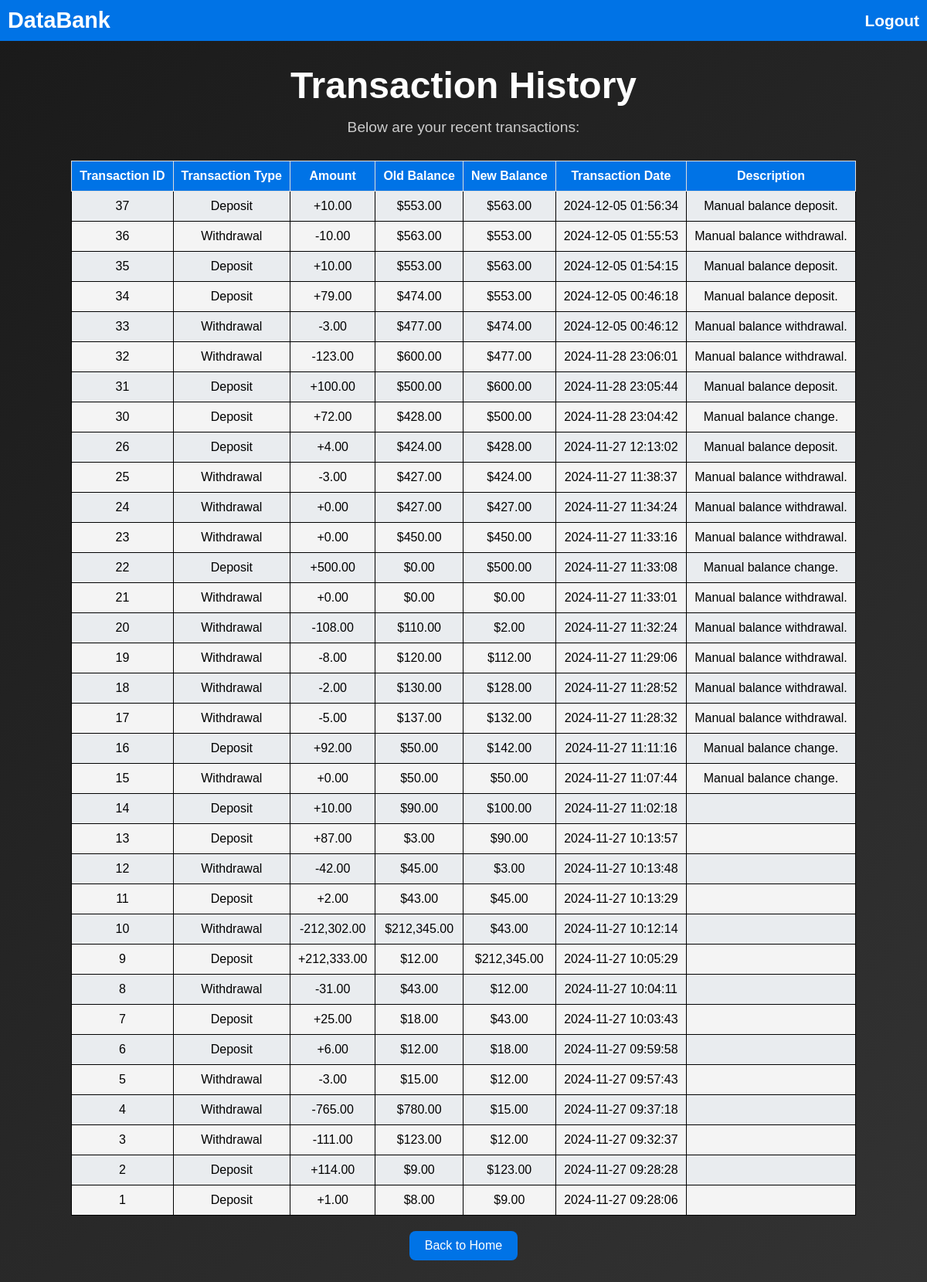
The page /transactions.php (signed in) on the database its author committed.
### tables this page shows
CREATE TABLE `Transactions` (
  `TransactionID` int(11) NOT NULL,
  `AccountID` int(11) NOT NULL,
  `TransactionType` enum('Deposit','Withdrawal') DEFAULT NULL,
  `Amount` decimal(15,2) DEFAULT NULL,
  `OldBalance` decimal(15,2) DEFAULT NULL,
  `NewBalance` decimal(15,2) DEFAULT NULL,
  `TransactionDate` timestamp NOT NULL DEFAULT current_timestamp(),
  `Description` text DEFAULT NULL
);

### transactions.php (the view, shortened to what this page needs)
<?php
include('config.php');
$conn = new mysqli($servername, $username, $password, $dbname);
$accountID = $_SESSION['AccountID'] ?? null;
$sql = "SELECT TransactionID, TransactionType, Amount, OldBalance, NewBalance, TransactionDate, Description
        FROM Transactions WHERE AccountID = ? ORDER BY TransactionDate DESC";
$stmt = $conn->prepare($sql);
$stmt->bind_param("i", $accountID);
$stmt->execute();
$result = $stmt->get_result();
$transactions = [];
while ($row = $result->fetch_assoc()) {
    $transactions[] = $row;
}
?>
<!DOCTYPE html>
<html lang="en">
<head>
    <link rel="stylesheet" href="styles.css">
</head>
<body class="transactions-page">
    <div class="navbar">
        <a href="home.php" class="navbar-brand">DataBank</a>
        <a href="DataBank.php" class="logout">Logout</a>
    </div>
    <div class="container">
        <h1 class="title">Transaction History</h1>
        <p class="description">Below are your recent transactions:</p>
        <div class="table-wrapper">
            <table class="transaction-table">
                <tr>
                    <th>Transaction ID</th>
                    <th>Transaction Type</th>
                    <th>Amount</th>
                    <th>Old Balance</th>
                    <th>New Balance</th>
                    <th>Transaction Date</th>
                    <th>Description</th>
                </tr>
                <?php foreach ($transactions as $transaction): ?>
                <tr>
                    <td><?php echo htmlspecialchars($transaction['TransactionID']); ?></td>
                    <td><?php echo htmlspecialchars($transaction['TransactionType']); ?></td>
                    <td>
                        <?php
                        $amount = $transaction['NewBalance'] - $transaction['OldBalance'];
                        $amountSign = ($amount >= 0) ? "+" : "-";
                        echo $amountSign . number_format(abs($amount), 2);
                        ?>
                    </td>
                    <td>$<?php echo number_format($transaction['OldBalance'], 2); ?></td>
                    <td>$<?php echo number_format($transaction['NewBalance'], 2); ?></td>
                    <td><?php echo htmlspecialchars($transaction['TransactionDate']); ?></td>
                    <td><?php echo htmlspecialchars($transaction['Description']); ?></td>
                </tr>
                <?php endforeach; ?>
            </table>
        </div>
        <a href="home.php" class="back-button">Back to Home</a>
    </div>
</body>
</html>

### styles.css (style rules this page uses)
* { margin: 0; padding: 0; box-sizing: border-box; font-family: 'Arial', sans-serif; }
body { background: linear-gradient(135deg, #1a1a1a, #333333); background-size: auto; background-repeat: repeat-y; background-attachment: fixed; color: #fff; display: flex; flex-direction: column; justify-content: flex-start; align-items: center; overflow: auto; min-height: 100%; }
.navbar { width: 100%; background-color: #0073e6; padding: 10px 10px; display: flex; justify-content: space-between; align-items: center; }
.navbar-brand { font-size: 1.8rem; color: white; text-decoration: none; font-weight: bold; transition: color 0.3s ease; }
.logout { font-size: 1.3rem; color: white; text-decoration: none; font-weight: bold; transition: color 0.3s ease; }
.container { text-align: center; width: 100%; max-width: 600px; margin-top: 30px; }
.title { font-size: 3rem; font-weight: 700; margin-bottom: 1rem; color: #fff; }
.description { font-size: 1.2rem; margin-bottom: 2rem; color: #ccc; }
.back-button { display: inline-block; margin-top: 20px; background-color: #0073e6; color: white; padding: 10px 20px; text-decoration: none; border-radius: 8px; text-align: center; }
.transactions-page { overflow-y: auto; padding-bottom: 30px; }
.table-wrapper { display: flex; justify-content: center; width: 100%; margin-top: 20px; }
.transaction-table { width: 80%; border-collapse: collapse; }
.transaction-table th, .transaction-table td { padding: 10px; text-align: center; border: 1px solid #ddd; white-space: nowrap; }
.transaction-table th { background-color: #0073e6; color: white; }
.transaction-table td { background-color: #f4f4f4; color: black; border: 1px solid black; }
.transaction-table tr:nth-child(even) td { background-color: #e9ecef; }

### rows shown on the page
transactions: TransactionID "37", TransactionType "Deposit", amountSign "+", abs($amount) "10.00", OldBalance "553.00", NewBalance "563.00", TransactionDate "2024-12-05 01:56:34", Description "Manual balance deposit."
transactions: TransactionID "36", TransactionType "Withdrawal", amountSign "-", abs($amount) "10.00", OldBalance "563.00", NewBalance "553.00", TransactionDate "2024-12-05 01:55:53", Description "Manual balance withdrawal."
transactions: TransactionID "35", TransactionType "Deposit", amountSign "+", abs($amount) "10.00", OldBalance "553.00", NewBalance "563.00", TransactionDate "2024-12-05 01:54:15", Description "Manual balance deposit."
transactions: TransactionID "34", TransactionType "Deposit", amountSign "+", abs($amount) "79.00", OldBalance "474.00", NewBalance "553.00", TransactionDate "2024-12-05 00:46:18", Description "Manual balance deposit."
transactions: TransactionID "33", TransactionType "Withdrawal", amountSign "-", abs($amount) "3.00", OldBalance "477.00", NewBalance "474.00", TransactionDate "2024-12-05 00:46:12", Description "Manual balance withdrawal."
transactions: TransactionID "32", TransactionType "Withdrawal", amountSign "-", abs($amount) "123.00", OldBalance "600.00", NewBalance "477.00", TransactionDate "2024-11-28 23:06:01", Description "Manual balance withdrawal."
transactions: TransactionID "31", TransactionType "Deposit", amountSign "+", abs($amount) "100.00", OldBalance "500.00", NewBalance "600.00", TransactionDate "2024-11-28 23:05:44", Description "Manual balance deposit."
transactions: TransactionID "30", TransactionType "Deposit", amountSign "+", abs($amount) "72.00", OldBalance "428.00", NewBalance "500.00", TransactionDate "2024-11-28 23:04:42", Description "Manual balance change."
transactions: TransactionID "26", TransactionType "Deposit", amountSign "+", abs($amount) "4.00", OldBalance "424.00", NewBalance "428.00", TransactionDate "2024-11-27 12:13:02", Description "Manual balance deposit."
transactions: TransactionID "25", TransactionType "Withdrawal", amountSign "-", abs($amount) "3.00", OldBalance "427.00", NewBalance "424.00", TransactionDate "2024-11-27 11:38:37", Description "Manual balance withdrawal."
transactions: TransactionID "24", TransactionType "Withdrawal", amountSign "+", abs($amount) "0.00", OldBalance "427.00", NewBalance "427.00", TransactionDate "2024-11-27 11:34:24", Description "Manual balance withdrawal."
transactions: TransactionID "23", TransactionType "Withdrawal", amountSign "+", abs($amount) "0.00", OldBalance "450.00", NewBalance "450.00", TransactionDate "2024-11-27 11:33:16", Description "Manual balance withdrawal."
transactions: TransactionID "22", TransactionType "Deposit", amountSign "+", NewBalance "500.00", OldBalance "0.00", TransactionDate "2024-11-27 11:33:08", Description "Manual balance change."
transactions: TransactionID "21", TransactionType "Withdrawal", amountSign "+", NewBalance "0.00", OldBalance "0.00", TransactionDate "2024-11-27 11:33:01", Description "Manual balance withdrawal."
transactions: TransactionID "20", TransactionType "Withdrawal", amountSign "-", abs($amount) "108.00", OldBalance "110.00", NewBalance "2.00", TransactionDate "2024-11-27 11:32:24", Description "Manual balance withdrawal."
transactions: TransactionID "19", TransactionType "Withdrawal", amountSign "-", abs($amount) "8.00", OldBalance "120.00", NewBalance "112.00", TransactionDate "2024-11-27 11:29:06", Description "Manual balance withdrawal."
transactions: TransactionID "18", TransactionType "Withdrawal", amountSign "-", abs($amount) "2.00", OldBalance "130.00", NewBalance "128.00", TransactionDate "2024-11-27 11:28:52", Description "Manual balance withdrawal."
transactions: TransactionID "17", TransactionType "Withdrawal", amountSign "-", abs($amount) "5.00", OldBalance "137.00", NewBalance "132.00", TransactionDate "2024-11-27 11:28:32", Description "Manual balance withdrawal."
transactions: TransactionID "16", TransactionType "Deposit", amountSign "+", abs($amount) "92.00", OldBalance "50.00", NewBalance "142.00", TransactionDate "2024-11-27 11:11:16", Description "Manual balance change."
transactions: TransactionID "15", TransactionType "Withdrawal", amountSign "+", abs($amount) "0.00", OldBalance "50.00", NewBalance "50.00", TransactionDate "2024-11-27 11:07:44", Description "Manual balance change."
transactions: TransactionID "14", TransactionType "Deposit", amountSign "+", abs($amount) "10.00", OldBalance "90.00", NewBalance "100.00", TransactionDate "2024-11-27 11:02:18"
transactions: TransactionID "13", TransactionType "Deposit", amountSign "+", abs($amount) "87.00", OldBalance "3.00", NewBalance "90.00", TransactionDate "2024-11-27 10:13:57"
transactions: TransactionID "12", TransactionType "Withdrawal", amountSign "-", abs($amount) "42.00", OldBalance "45.00", NewBalance "3.00", TransactionDate "2024-11-27 10:13:48"
transactions: TransactionID "11", TransactionType "Deposit", amountSign "+", abs($amount) "2.00", OldBalance "43.00", NewBalance "45.00", TransactionDate "2024-11-27 10:13:29"
transactions: TransactionID "10", TransactionType "Withdrawal", amountSign "-", abs($amount) "212,302.00", OldBalance "212,345.00", NewBalance "43.00", TransactionDate "2024-11-27 10:12:14"
transactions: TransactionID "9", TransactionType "Deposit", amountSign "+", abs($amount) "212,333.00", OldBalance "12.00", NewBalance "212,345.00", TransactionDate "2024-11-27 10:05:29"
transactions: TransactionID "8", TransactionType "Withdrawal", amountSign "-", abs($amount) "31.00", OldBalance "43.00", NewBalance "12.00", TransactionDate "2024-11-27 10:04:11"
transactions: TransactionID "7", TransactionType "Deposit", amountSign "+", abs($amount) "25.00", OldBalance "18.00", NewBalance "43.00", TransactionDate "2024-11-27 10:03:43"
transactions: TransactionID "6", TransactionType "Deposit", amountSign "+", abs($amount) "6.00", OldBalance "12.00", NewBalance "18.00", TransactionDate "2024-11-27 09:59:58"
transactions: TransactionID "5", TransactionType "Withdrawal", amountSign "-", abs($amount) "3.00", OldBalance "15.00", NewBalance "12.00", TransactionDate "2024-11-27 09:57:43"
transactions: TransactionID "4", TransactionType "Withdrawal", amountSign "-", abs($amount) "765.00", OldBalance "780.00", NewBalance "15.00", TransactionDate "2024-11-27 09:37:18"
transactions: TransactionID "3", TransactionType "Withdrawal", amountSign "-", abs($amount) "111.00", OldBalance "123.00", NewBalance "12.00", TransactionDate "2024-11-27 09:32:37"
transactions: TransactionID "2", TransactionType "Deposit", amountSign "+", abs($amount) "114.00", OldBalance "9.00", NewBalance "123.00", TransactionDate "2024-11-27 09:28:28"
transactions: TransactionID "1", TransactionType "Deposit", amountSign "+", abs($amount) "1.00", OldBalance "8.00", NewBalance "9.00", TransactionDate "2024-11-27 09:28:06"
